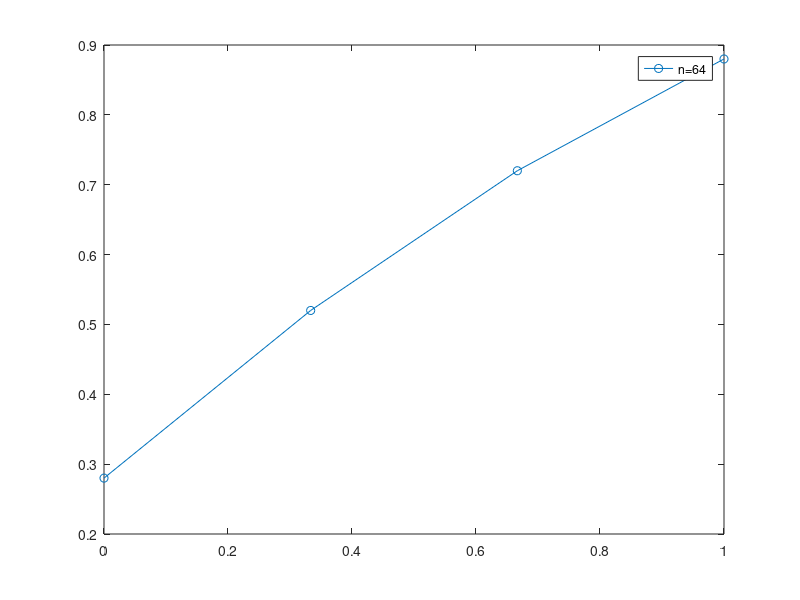

Reproduce this figure in MATLAB.
n=input('What is the dimension n? ');
%WANT : solve -u''(x)=1
%When considering the initial value, u(0)=0, u(1)=1, we may start to solve
%-y''(x)=1 when y(x)=u(x)-x. Then initial values of y is : y(0)=y(1)=0; 
h=1/n;n=n-1;y=zeros(n,1);b=ones(n,1);
for i=1:n
    b(i,1)=h^2*b(i,1);
end
%Decompose tridiagonal matrix to LDM^t
A=zeros(n,n);D=zeros(n,n);L=zeros(n);M=zeros(n);
r=zeros(1,n);w=zeros(1,n);
for j=1:n
    A(j,j)=2;
end
for j=1:n-1
    A(j,j+1)=-1;
    A(j+1,j)=-1;
end
saveA=A;
for j=1:n
    for p=1:j-1
        r(p)=D(p,p)*M(j,p);
        w(p)=L(j,p)*D(p,p);
    end
    D(j,j)=A(j,j)-dot(w(1:j-1),M(j,1:j-1));
    for k=j+1:n
        L(k,j)=(A(k,j)-dot(L(k,1:j-1),r(1:j-1)))/D(j,j);
        M(k,j)=(A(k,j)-dot(w(1:j-1),M(k,1:j-1)))/D(j,j);
    end
end
for i=1:n
    L(i,i)=1;
    M(i,i)=1;
end
%Now, let's find the solution. Put (D M^t y)=y1, then the equation is equivalent to Ly1=b. Find y1 by forward substitution.
y1=zeros(n,1);
y1(1)= b(1)/L(1,1);
for j = 2 : n
y1(j) = (b(j) - dot(L(j,1:j-1), y1(1:j-1,1)))/L(j,j);
end
%Next, put (M^t y)=y2, then the equation is: Dy2=y1. Find y2. It is very
%easy since D is diagonal matrix.
y2=zeros(n,1);
for j=1:n
    y2(j)=y1(j)/D(j,j);
end
%At last, the equation is M^t * y=y2, and M^t is unit upper triangular matrix, so we must find y using back
%substitution.
M=M';
y(n) = y2(n); %M(n,n)=1, so we don't need to divide it.
for j = (n-1) : -1 : 1
y(j) = (y2(j) - dot(M(j,j+1:n), y(j+1:n,1)))/M(j,j);
end
%The final solution is u(x)=y(x)+x, and each y(i) in matlab means y(i/n)
%where n is the dimension. For n=n-1 above, we should code like;
u=zeros(n,1);
for i=1:n
    u(i)=y(i)+i/(n+1);
end
u
%Note that if n is sufficiently large, u(0) is almost 0 and u(1) is almost
%1.
range = linspace(0,1,n);
title('Exercise 2_19','fontsize',12,'fontname','arial');
xlabel('x');
ylabel('solution');
plot(range,u,'-o');
legend('n=64')